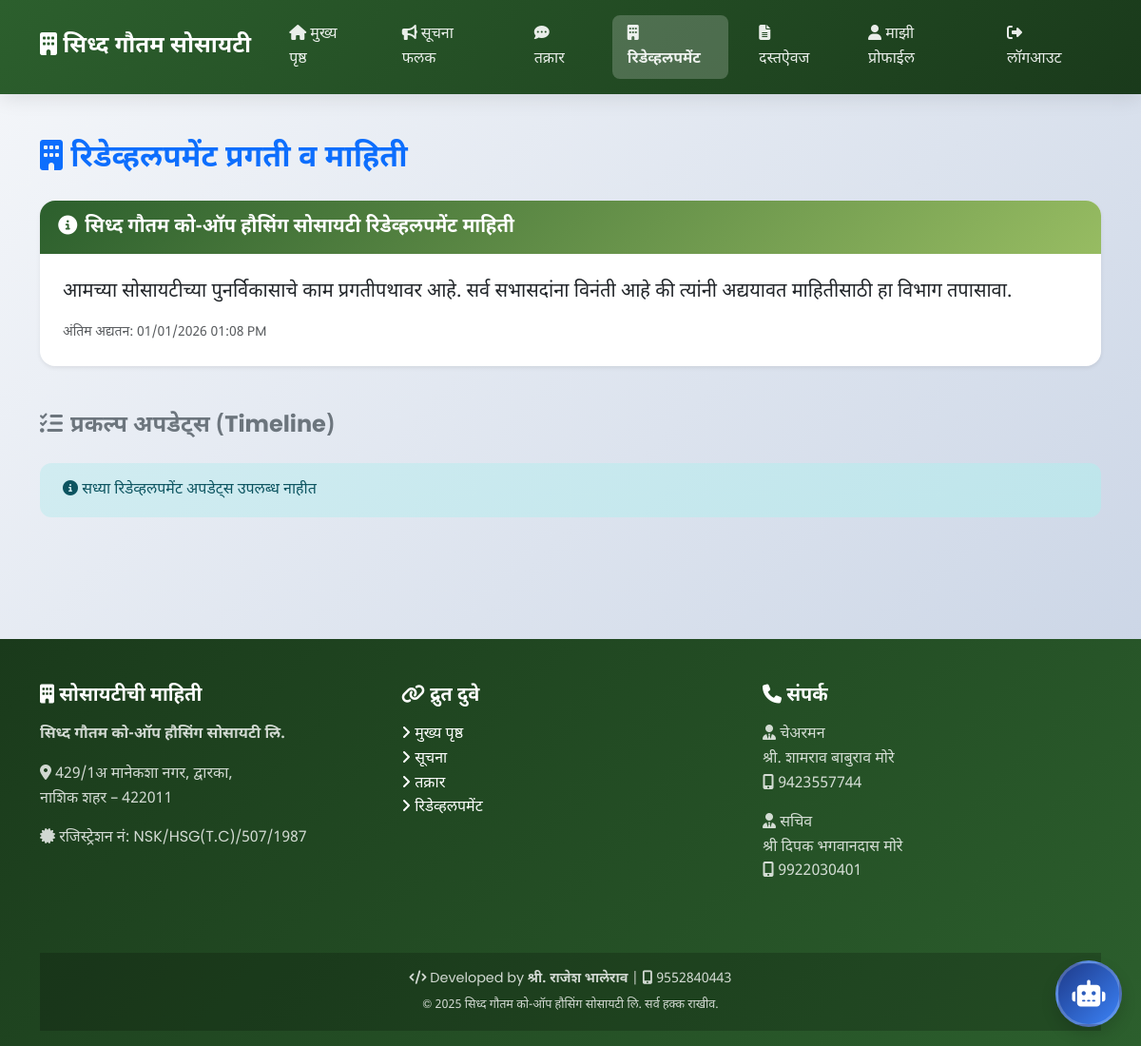
Page /member/redevelopment (signed in) on the committed database.
### app.py (models this page shows)
class RedevelopmentInfo(db.Model):
    __tablename__ = 'redevelopment_info'
    id = db.Column(db.Integer, primary_key=True)
    title = db.Column(db.String(300), nullable=False)
    details = db.Column(db.Text, nullable=False)
    created_at = db.Column(db.DateTime, default=datetime.utcnow)
    updated_at = db.Column(db.DateTime, default=datetime.utcnow, onupdate=datetime.utcnow)
    created_by_admin = db.Column(db.Integer, default=0)

### app.py (the view)
@app.route('/member/redevelopment')
@login_required
def member_redevelopment():
    info = RedevelopmentInfo.query.first()
    updates = RedevelopmentUpdate.query.order_by(RedevelopmentUpdate.update_date.desc()).all()
    return render_template('member/redevelopment.html', info=info, updates=updates)

### app.py (called while the page is built)
def login_required(f):
    @wraps(f)
    def decorated_function(*args, **kwargs):
        if 'user_id' not in session:
            flash('कृपया प्रथम लॉगिन करा', 'warning')
            return redirect(url_for('login'))
        return f(*args, **kwargs)
    return decorated_function

### app/templates/member/redevelopment.html (shortened to what this page needs)
{% extends "base.html" %}
{% block content %}
<section class="py-5">
    <div class="container">
        <h2 class="mb-4 text-primary fw-bold"><i class="fas fa-building"></i> रिडेव्हलपमेंट प्रगती व माहिती</h2>
        {% if info %}
        <div class="card shadow-sm border-0 rounded-4 mb-5 overflow-hidden">
            <div class="card-header bg-primary text-white py-3">
                <h5 class="mb-0 fw-bold"><i class="fas fa-info-circle me-2"></i>{{ info.title }}</h5>
            </div>
            <div class="card-body p-4">
                <div class="text-dark lead mb-0" style="white-space: pre-wrap;">{{ info.details }}</div>
                <div class="mt-3 text-muted small">अंतिम अद्यतन: {{ info.updated_at.strftime('%d/%m/%Y %I:%M %p') }}
                </div>
            </div>
        </div>
        {% endif %}
        <h4 class="mb-4 fw-bold text-secondary"><i class="fas fa-tasks me-2"></i>प्रकल्प अपडेट्स (Timeline)</h4>
        {% if updates %}
        <div class="timeline">
            {% for update in updates %}
            <div class="timeline-item">
                <div class="timeline-marker"></div>
                <div class="timeline-content">
                    <h5>{{ update.title }}</h5>
                    <p>{{ update.description }}</p>
                    <div class="progress mb-2">
                        <div class="progress-bar" role="progressbar" style="width: {{ update.progress_percentage }}%">
                            {{ update.progress_percentage }}%
                        </div>
                    </div>
                    <small class="text-muted">
                        <i class="fas fa-calendar"></i> {{ update.update_date.strftime('%d/%m/%Y') }}
                    </small>
                </div>
            </div>
            {% endfor %}
        </div>
        {% else %}
        <div class="alert alert-info">
            <i class="fas fa-info-circle"></i> सध्या रिडेव्हलपमेंट अपडेट्स उपलब्ध नाहीत
        </div>
        {% endif %}
    </div>
</section>
{% endblock %}

### app/static/css/style.css (style rules this page uses)
:root { --primary-color: #2c5f2d; --secondary-color: #97bc62; --accent-color: #ff6b35; --dark-green: #1a3a1b; --light-green: #e8f5e9; --text-dark: #2d3436; --text-light: #636e72; --bg-light: #f8f9fa; --white: #ffffff; --shadow: 0 4px 20px rgba(0, 0, 0, 0.1); --shadow-hover: 0 8px 30px rgba(0, 0, 0, 0.15); --border-radius: 12px; --transition: all 0.3s cubic-bezier(0.4, 0, 0.2, 1); }
* { margin: 0; padding: 0; box-sizing: border-box; }
body { font-family: 'Noto Sans Devanagari', 'Poppins', sans-serif; background: linear-gradient(135deg, #f5f7fa 0%, #c3cfe2 100%); color: var(--text-dark); line-height: 1.6; overflow-x: hidden; }
.card { border: none; border-radius: var(--border-radius); box-shadow: var(--shadow); transition: var(--transition); overflow: hidden; background: var(--white); animation: fadeIn 0.6s ease-out; }
.card-header { background: linear-gradient(135deg, var(--primary-color) 0%, var(--secondary-color) 100%); color: var(--white); font-weight: 600; padding: 1.2rem; border: none; }
.card-body { padding: 1.5rem; }
.alert { border-radius: var(--border-radius); border: none; padding: 1rem 1.5rem; animation: slideInRight 0.5s ease-out; }
.alert-info { background: linear-gradient(135deg, #d1ecf1 0%, #bee5eb 100%); color: #0c5460; }

### rows in the picture
RedevelopmentInfo: title "सिध्द गौतम को-ऑप हौसिंग सोसायटी रिडेव्हलपमेंट माहिती", details "आमच्या सोसायटीच्या पुनर्विकासाचे काम प्रगतीपथावर आहे. सर्व सभासदांना विनंती आहे की त्यांनी अद्ययावत माहितीसाठी हा विभाग तपासावा.", updated_at "01/01/2026 01:08 PM"
